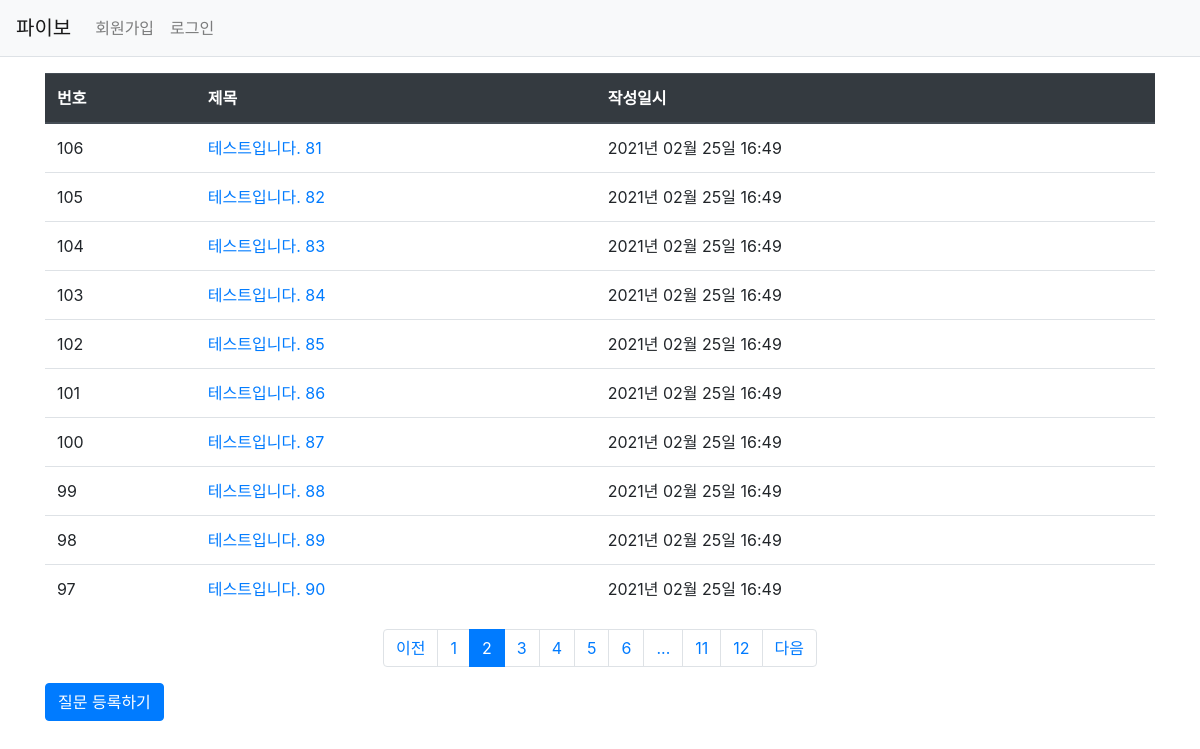
/question/list?page=2, run on the app's committed database.
### Pybo/models.py (models this page shows)
class Question(db.Model):
    id = db.Column(db.Integer, primary_key=True)  # primary_key는 중복되지 않는 값임
    subject = db.Column(db.String(200), nullable=False)
    content = db.Column(db.Text(), nullable=False)
    create_date = db.Column(db.DateTime(), nullable=False)

### Pybo/views/question_views.py (the view)
@bp.route('/list')
def qlist():
    page = request.args.get('page', type=int, default=1)
    question_list = Question.query.order_by(Question.create_date.desc())
    question_list = question_list.paginate(page, per_page=10)
    print(question_list.total)
    print(question_list.per_page)
    print(question_list.iter_pages)
    print(question_list.prev_num)
    return render_template('question/question_list.html', question_list=question_list)

### Pybo/filter.py (called while the page is built)
def format_datetime(value, fmt='%Y년 %m월 %d일 %H:%M'):
    return value.strftime(fmt)

### Pybo/views/auth_views.py (called while the page is built)
@bp.before_app_request
def load_logged_ina_user():
    user_id = session.get('user_id')
    if user_id is None:
        g.user = None
    else:
        g.user = User.query.get(user_id)

### Pybo/templates/question/question_list.html (shortened to what this page needs)
{% extends 'base.html' %}
{% block content %}
<link rel="stylesheet" href="{{url_for('static', filename='bootstrap.min.css')}}">
<div class="container my-3">
    <table class="table">
        <thead>
            <tr class="thead-dark">
                <th>번호</th>
                <th>제목</th>
                <th>작성일시</th>
            </tr>
        </thead>
        <tbody>
            {% if question_list %}
                {% for question in question_list.items %}
                <tr>
                    <td>{{ question_list.total - ((question_list.page-1) * question_list.per_page) - loop.index0 }}</td>
                    <td>
                        <a href="{{ url_for('question.detail', question_id=question.id) }}"> {{question.subject}} </a>
                    </td>
                    <td>
                        {{ question.create_date | datetime }}
                    </td>
                </tr>
                {% endfor %}
            {% else %}
            <tr>
                <td colspan="'3">질문이 없습니다.</td>
            </tr>
            {% endif %}
        </tbody>
    </table>
    <ul class="pagination justify-content-center">
        {% if question_list.has_prev %}
        <li class="page-item">
            <a class="page-link" href="?page={{ question_list.prev_num }}">이전</a>
        </li>
        {% else %}
        <li class="page-item disabled">
            <a class="page-link" tabindex="-1" aria-disabled="true" href="#">이전</a>
        </li>
        {% endif %}
        {% for page_num in question_list.iter_pages() %}
            {% if page_num %}
                {% if page_num != question_list.page %}
                <li class="page-item">
                    <a class="page-link" href="?page={{ page_num }}">{{ page_num }}</a>
                </li>
                {% else %}
                <li class="page-item active" aria-current="page">
                    <a class="page-link" href="#">{{ page_num }}</a>
                </li>
                {% endif %}
           {% else %}
                <li class="disabled">
                    <a class="page-link" href="#">...</a>
                </li>
           {% endif %}
        {% endfor %}
        {% if question_list.has_next %}
        <li class="page-item">
            <a class="page-link" href="?page={{ question_list.next_num }}">다음</a>
        </li>
        {% else %}
        <li class="page-item disabled">
            <a class="page-link" tabindex="-1" aria-disabled="true" href="#">다음</a>
        </li>
        {% endif %}
    </ul>
    <a href="{{url_for('question.create')}}" class="btn btn-primary">질문 등록하기</a>
</div>
{% endblock %}

### data on the page
Question: total "106", subject "테스트입니다. 81", create_date "2021년 02월 25일 16:49"
Question: total "105", subject "테스트입니다. 82", create_date "2021년 02월 25일 16:49"
Question: id "104", subject "테스트입니다. 83", create_date "2021년 02월 25일 16:49"
Question: total "103", subject "테스트입니다. 84", create_date "2021년 02월 25일 16:49"
Question: total "102", subject "테스트입니다. 85", create_date "2021년 02월 25일 16:49"
Question: total "101", subject "테스트입니다. 86", create_date "2021년 02월 25일 16:49"
Question: total "100", subject "테스트입니다. 87", create_date "2021년 02월 25일 16:49"
Question: total "99", subject "테스트입니다. 88", create_date "2021년 02월 25일 16:49"
Question: total "98", subject "테스트입니다. 89", create_date "2021년 02월 25일 16:49"
Question: total "97", subject "테스트입니다. 90", create_date "2021년 02월 25일 16:49"

### other printed values
{{ page_num }} "1" "3" "4" "5" "6" "11" "12"
{{ page_num }} "2"
